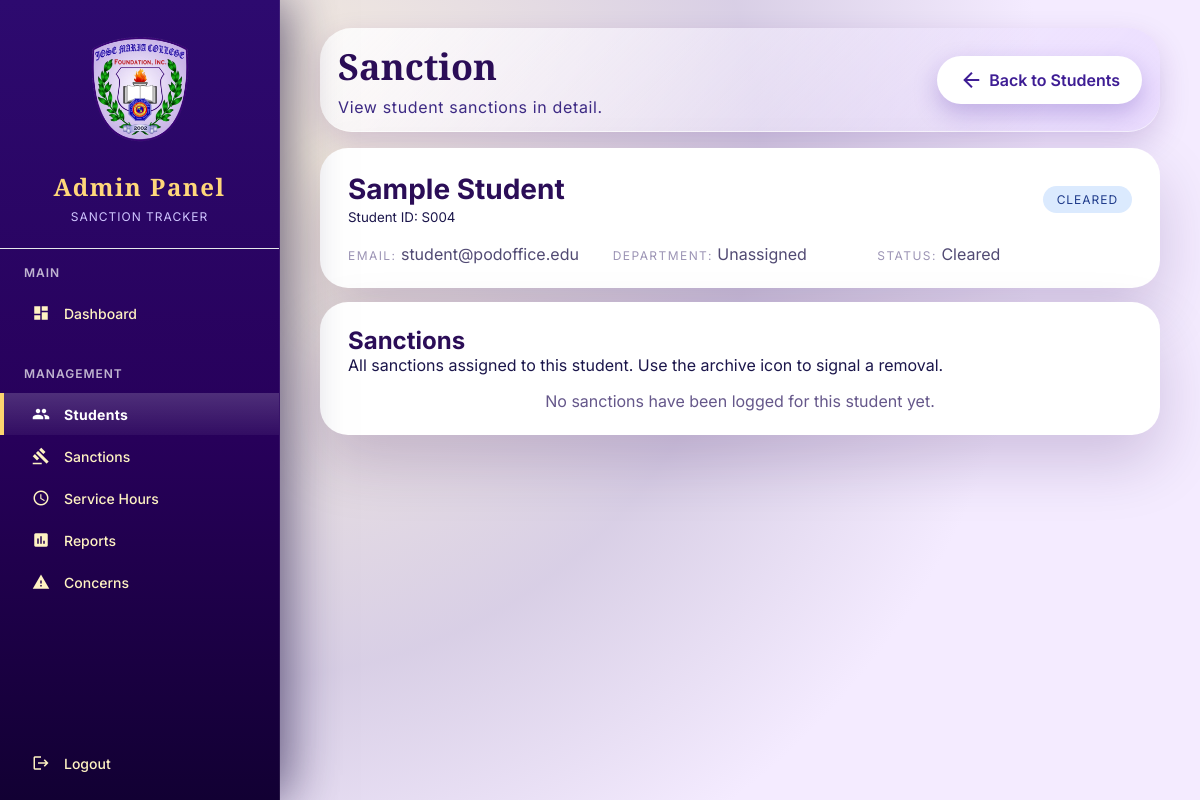
Page /student/4/ (signed in) on the committed database.
### authentication/models.py (models this page shows, shortened)
class User(AbstractUser):
    ROLE_CHOICES = (
        ('student', 'Student'),
        ('admin', 'Administrator'),
    )
    STATUS_CHOICES = (
        ('active', 'Active'),
        ('inactive', 'Inactive'),
        ('suspended', 'Suspended'),
    )
    role = models.CharField(max_length=20, choices=ROLE_CHOICES, default='student')
    email = models.EmailField(unique=True)
    status = models.CharField(max_length=20, choices=STATUS_CHOICES, default='active')
    student_code = models.CharField(max_length=30, unique=True, blank=True, null=True)
    department = models.CharField(max_length=120, blank=True)
    course_year = models.CharField(max_length=60, blank=True)
    created_at = models.DateTimeField(auto_now_add=True, null=True)
    updated_at = models.DateTimeField(auto_now=True)
    objects = CustomUserManager()
    class Meta:
        ordering = ['-created_at']
        verbose_name = 'User'
        verbose_name_plural = 'Users'
    @property
    def display_name(self):
        return self.get_full_name() or self.username
    @property
    def identifier(self):
        return self.student_code or f"S{self.id:03d}"

### authentication/views.py (the view, shortened to what this page needs)
# urls.py: path('student/<int:student_id>/', auth_views.student_detail_view, name='student_detail'),
@login_required
def student_detail_view(request, student_id):
    if not has_admin_access(request.user):
        messages.error(request, "You do not have permission to access this page.")
        return redirect("dashboard")
    try:
        student = User.objects.get(id=student_id, role="student")
    except User.DoesNotExist:
        messages.error(request, "Student not found.")
        return redirect("student_management")
    sanctions_qs = (
        Sanction.objects.filter(student=student)
        .select_related("sanction_type")
        .order_by("-date_issued", "-created_at")
    )
    today = timezone.localdate()
    overdue_count = 0
    sanctions = []
    has_active = sanctions_qs.filter(status="active").exists()
    has_sanctions = sanctions_qs.exists()
    context = {
        "student": student,
        "sanctions": sanctions,
        "overdue_count": overdue_count,
        "sanction_status": "With Sanction" if has_active else "Cleared",
        "has_sanctions": has_sanctions,
        "has_active": has_active,
    }
    return render(request, "admin/student_detail.html", context)

### authentication/views.py (called while the page is built)
def has_admin_access(user):
    return user.is_authenticated and (
        user.is_superuser or user.is_staff or getattr(user, "role", None) == "admin"
    )

### templates/admin/student_detail.html (shortened to what this page needs)
{% load static %}
<!DOCTYPE html>
<html lang="en">
<head>
    <link rel="stylesheet" href="{% static 'css/admin-theme.css' %}">
</head>
<body>
    <div class="sidebar">
        <div class="sidebar-header">
            <div class="sidebar-logo">
                <img src="{% static 'images/logo1.png' %}" alt="School logo">
            </div>
            <h1>Admin Panel</h1>
            <p>Sanction Tracker</p>
        </div>
        <div class="nav-section">
            <h3>Main</h3>
            <a href="{% url 'admin_dashboard' %}" class="nav-item">
                <i class="material-icons">dashboard</i>
                Dashboard
            </a>
        </div>
        <div class="nav-section">
            <h3>Management</h3>
            <a href="{% url 'student_management' %}" class="nav-item active">
                <i class="material-icons">people</i>
                Students
            </a>
            <a href="{% url 'sanction_management' %}" class="nav-item">
                <i class="material-icons">gavel</i>
                Sanctions
            </a>
            <a href="{% url 'servicehours_management' %}" class="nav-item">
                <i class="material-icons">schedule</i>
                Service Hours
            </a>
            <a href="{% url 'reports_management' %}" class="nav-item">
                <i class="material-icons">assessment</i>
                Reports
            </a>
            <a href="{% url 'concerns_management' %}" class="nav-item">
                <i class="material-icons">warning</i>
                Concerns
            </a>
        </div>
        <div class="nav-section" style="margin-top:auto;">
            <a href="{% url 'logout' %}" class="nav-item">
                <i class="material-icons">logout</i>
                Logout
            </a>
        </div>
    </div>
    <div class="main-content">
        <div class="hero">
            <div>
                <h1>Sanction</h1>
                <p>View student sanctions in detail.</p>
            </div>
            <a href="{% url 'student_management' %}" class="back-btn">
                <i class="material-icons">arrow_back</i>
                Back to Students
            </a>
        </div>
        <section class="panel">
            <div class="profile-header">
                <div>
                    <h2>{{ student.display_name }}</h2>
                    <small>Student ID: {{ student.identifier }}</small>
                </div>
                <span class="pill {% if has_active %}active{% else %}cleared{% endif %}">
                    {% if has_active %}
                        With Sanction
                    {% else %}
                        Cleared
                    {% endif %}
                </span>
            </div>
            <div class="info-grid">
                <div>
                    <span class="label">Email:</span>
                    {{ student.email }}
                </div>
                <div>
                    <span class="label">Department:</span>
                    {{ student.department|default:"Unassigned" }}
                </div>
                <div>
                    <span class="label">Status:</span>
                    {{ sanction_status }}
                </div>
            </div>
        </section>
        <section class="panel sanctions-card">
            <div>
                <h3>Sanctions</h3>
                <p>All sanctions assigned to this student. Use the archive icon to signal a removal.</p>
            </div>
            {% if sanctions %}
            <div class="sanctions-list">
                {% for sanction in sanctions %}
                <article class="sanction-item">
                    <div class="details">
                        <strong>{{ sanction.violation }}</strong>
                        <span>Required Hours: {{ sanction.required_hours }}</span>
                        <span>Completed: {{ sanction.completed_hours }}</span>
                    </div>
                    <div class="meta">
                        <span>{{ sanction.date_issued }} — {{ sanction.due_date }}</span>
                        <span class="pill {% if sanction.status == 'completed' %}cleared{% else %}active{% endif %}">
                            {{ sanction.status_label }}
                        </span>
                        <i class="material-icons" style="color: var(--text-muted); cursor: pointer;">archive</i>
                    </div>
                </article>
                {% endfor %}
            </div>
            {% else %}
            <p class="empty-state">No sanctions have been logged for this student yet.</p>
            {% endif %}
        </section>
    </div>
</body>
</html>

### static/css/admin-theme.css (style rules this page uses)
:root { --primary: #3f0f80; --primary-light: #a88fe5; --primary-dark: #180048; --sidebar-gradient: linear-gradient(180deg, #2d0a6f 0%, #27005a 55%, #120033 100%); --sidebar-text: #fff3c2; --sidebar-border: rgba(255, 255, 255, 0.32); --surface: #f8f5ff; --panel-border: rgba(255, 255, 255, 0.24); --input-border: rgba(100, 63, 157, 0.3); --input-bg: #f6f1ff; --text-muted: #7d6c95; --card-shadow: 0 35px 60px rgba(45, 8, 95, 0.15); --tab-shadow: 0 25px 45px rgba(63, 15, 128, 0.25); --dark: #130d2d; --gray: #6d5f8e; --gray-dark: #35244b; --gray-light: #9a87bd; --gray-extra-light: #f2ecff; --white: #ffffff; --accent: #d09b22; --green: #1d8f47; }
* { margin: 0; padding: 0; box-sizing: border-box; font-family: 'Inter', -apple-system, BlinkMacSystemFont, 'Segoe UI', sans-serif; }
body { display: flex; min-height: 100vh; background: radial-gradient(circle at 20% 20%, rgba(210, 155, 34, 0.15), rgba(63, 15, 128, 0.2) 45%, #f4ebff 70%); color: #1b164b; }
.sidebar { width: 280px; background: var(--sidebar-gradient); display: flex; flex-direction: column; position: fixed; height: 100vh; z-index: 50; border-right: 1px solid rgba(255, 255, 255, 0.08); box-shadow: 6px 0 50px rgba(18, 8, 56, 0.65); }
.sidebar-header { padding: 24px; border-bottom: 1px solid #e5e7eb; display: flex; flex-direction: column; align-items: center; text-align: center; }
.sidebar-logo { display: flex; justify-content: center; margin-bottom: 16px; }
.sidebar-logo img { width: 100%; max-width: 130px; height: auto; display: block; object-fit: contain; }
.sidebar-header h1 { font-size: 24px; font-weight: 600; color: #ffd77a; margin-bottom: 6px; letter-spacing: 1.5px; font-family: 'Cinzel', serif; }
.sidebar-header p { font-size: 12px; color: #d0c6ff; text-transform: uppercase; letter-spacing: 1px; }
.nav-section { padding: 16px 0; }
.nav-section h3 { padding: 0 24px 12px 24px; font-size: 12px; text-transform: uppercase; color: rgba(255, 255, 255, 0.7); letter-spacing: 1px; font-weight: 600; }
.nav-item { display: flex; align-items: center; padding: 12px 26px; color: var(--sidebar-text); text-decoration: none; font-size: 14px; font-weight: 500; transition: all 0.3s; border-left: 4px solid transparent; }
.nav-item.active { background: linear-gradient(180deg, rgba(255, 255, 255, 0.18), rgba(255, 255, 255, 0.05)); color: #fff; border-left-color: #fcd46f; font-weight: 700; letter-spacing: 0.3px; }
.nav-item i { margin-right: 12px; font-size: 18px; width: 22px; text-align: center; }
.main-content { flex: 1; margin-left: 280px; padding: 28px 40px 40px; max-width: calc(100vw - 280px); background: transparent; min-height: 100vh; }
.hero { display: flex; justify-content: space-between; align-items: center; padding: 14px 18px; border-bottom: 1px solid rgba(255, 255, 255, 0.6); background: linear-gradient(135deg, rgba(255,255,255,0.85), rgba(208,179,255,0.25)); border-radius: 32px; margin-bottom: 16px; box-shadow: 0 12px 30px rgba(77, 25, 134, 0.18); }
.hero h1 { font-size: 36px; margin-bottom: 6px; font-family: 'Cinzel', 'Times New Roman', serif; color: #2b0d57; }
.hero p { margin: 0; color: #3d2a84; letter-spacing: 0.04em; }
.back-btn { padding: 12px 22px; border-radius: 999px; background: #fff; color: #3e1d94; display: inline-flex; align-items: center; gap: 6px; box-shadow: 0 10px 25px rgba(64, 22, 158, 0.25); text-decoration: none; font-weight: 600; }
.panel { background: #fff; border-radius: 28px; padding: 24px 28px; margin-bottom: 14px; box-shadow: 0 28px 60px rgba(44, 7, 84, 0.18); }
.profile-header { display: flex; justify-content: space-between; align-items: center; margin-bottom: 18px; }
.profile-header h2 { margin: 0; font-size: 28px; color: #2b0d57; }
.info-grid { display: grid; grid-template-columns: repeat(auto-fit, minmax(180px, 1fr)); gap: 10px; color: #514a73; }
.info-grid .label { font-size: 12px; letter-spacing: 0.12em; text-transform: uppercase; color: #9c94b5; }
.pill { display: inline-flex; align-items: center; padding: 6px 14px; border-radius: 999px; font-size: 12px; letter-spacing: 0.08em; text-transform: uppercase; background: #ebebff; color: #5f5488; }
.pill.cleared { background: #dbeafe; color: #1e3a8a; }
.sanctions-card h3 { margin: 0; font-size: 24px; color: #2b0d57; }
.empty-state { text-align: center; font-size: 16px; color: #65578a; margin-top: 16px; }

### rows in the picture
User: display_name "Sample Student", identifier "S004", email "student@podoffice.edu", department "Unassigned"

### other values in the picture
{{ sanction_status }} "Cleared"
